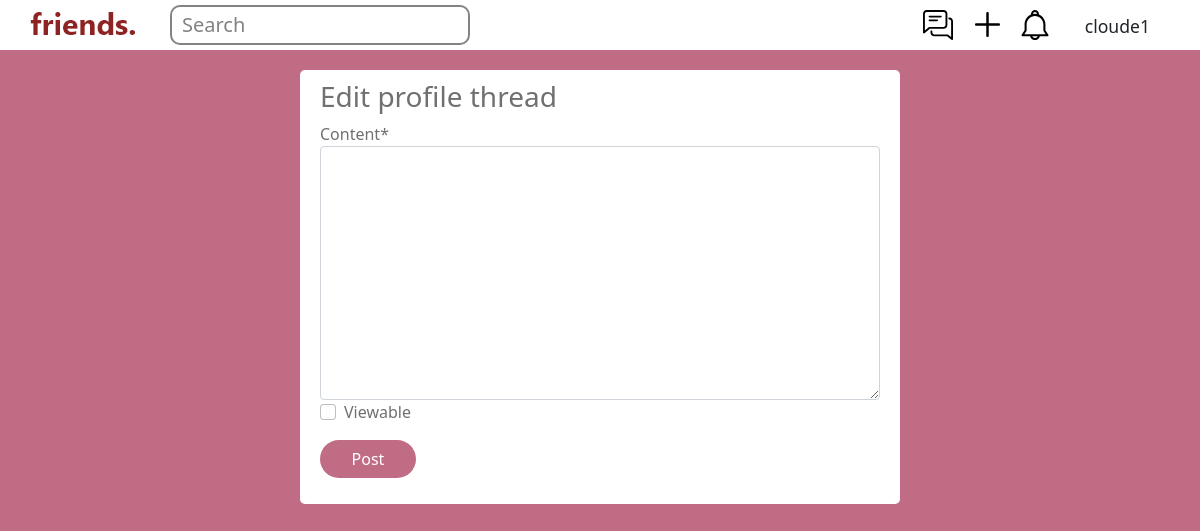
/edit_profile_thread (signed in), run on an earlier commit of the app's database.
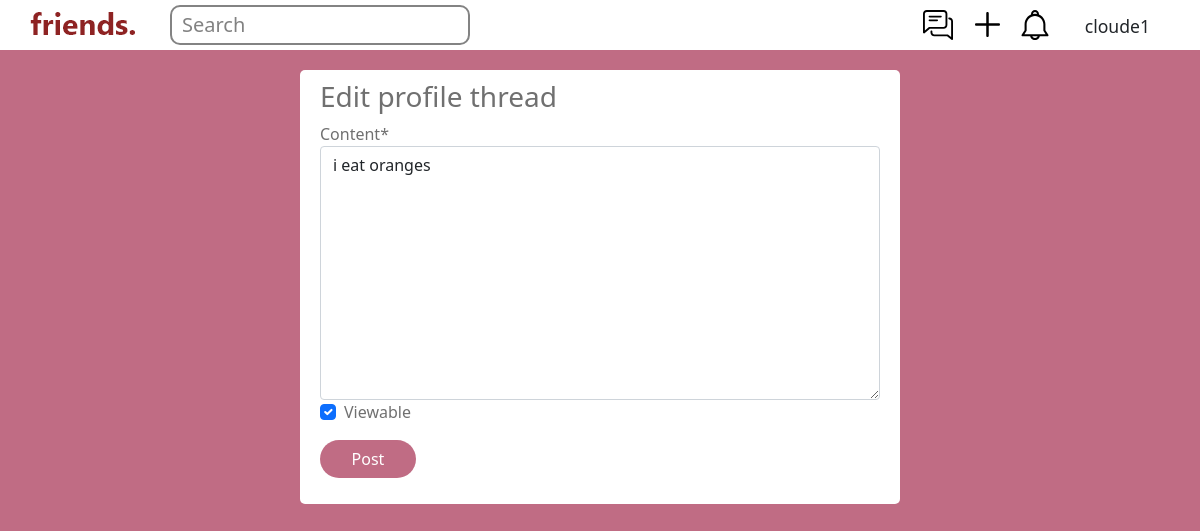
And on a later commit of the database.
### main/models.py (models this page shows, shortened)
class Thread(models.Model):
	LOCATION_CHOICES = (
		('General', 'General'),
		('COM','Computing'),
		('KR MRT', 'KR MRT'),
		('SCI','SCI'),
		('BIZ', 'BIZ'),
		('WTV', 'WTV')
	)
	user = models.ForeignKey(User, on_delete=models.CASCADE)
	title = models.CharField(max_length=100, default='', blank=True)
	content = models.CharField(max_length=1000, default='', blank=True)
	location = models.CharField(max_length=30, default='General', choices=LOCATION_CHOICES)
	tags = models.JSONField(default=list, null=True)
	created_at = models.DateTimeField(auto_now_add=True)
	viewable = models.BooleanField(default=True)
	is_temp = models.BooleanField(default=False)
	ttl = models.IntegerField(default=0, null=True)
	profile = models.OneToOneField(UserProfile, on_delete=models.CASCADE, null=True)
	KW_EXTRACTOR = yake.KeywordExtractor(lan="en", n=1, dedupLim=0.9, top=10, features=None)
	class Meta:
		unique_together = (("title", "content"),)

### main/views.py (the view)
# urls.py: path("edit_profile_thread", views.editprofilethread, name="editprofilethread"),
@login_required(login_url='/loginprompt')
def editprofilethread(response):
	t = response.user.userprofile.thread # What is abstraction barrier.
	if response.method == "POST":
		form = EditProfileThreadForm(response.POST, instance=t)
		if form.is_valid():
			form.save()
			messages.success(response, 'The thread has been updated!')
		return HttpResponseRedirect("/profile/%i" % response.user.userprofile.id)
	else:
		form = EditProfileThreadForm(instance=t)
		return render(response, "main/edit_profile_thread.html", {"form":form})

### main/forms.py
class EditProfileThreadForm(forms.ModelForm):
	class Meta:
		model = Thread
		fields = ['content', 'viewable']
	content = forms.CharField(label="Content", max_length=1000, widget=forms.Textarea)

### main/templates/main/edit_profile_thread.html (shortened to what this page needs)
{% extends 'main/base.html' %}
{% load crispy_forms_tags %}
{% block content %}
	<div class="center">
		<div class="requests">
			<h3>Edit profile thread</h3>
			<form method="post" action="/edit_profile_thread">
				{{form|crispy}}
				<div class="input-group mb-3">
					<div class="input-group-prepend">
						<button type="submit", name="save" class="comment-btns-btn btn">Post</button>
					</div>
				</div>
			</form>
		</div>
	</div>
{% endblock %}

What changed in the data, as far as the page shows it:
changed Thread: content (not shown) → "i eat oranges"; viewable "☐" → "☑"
